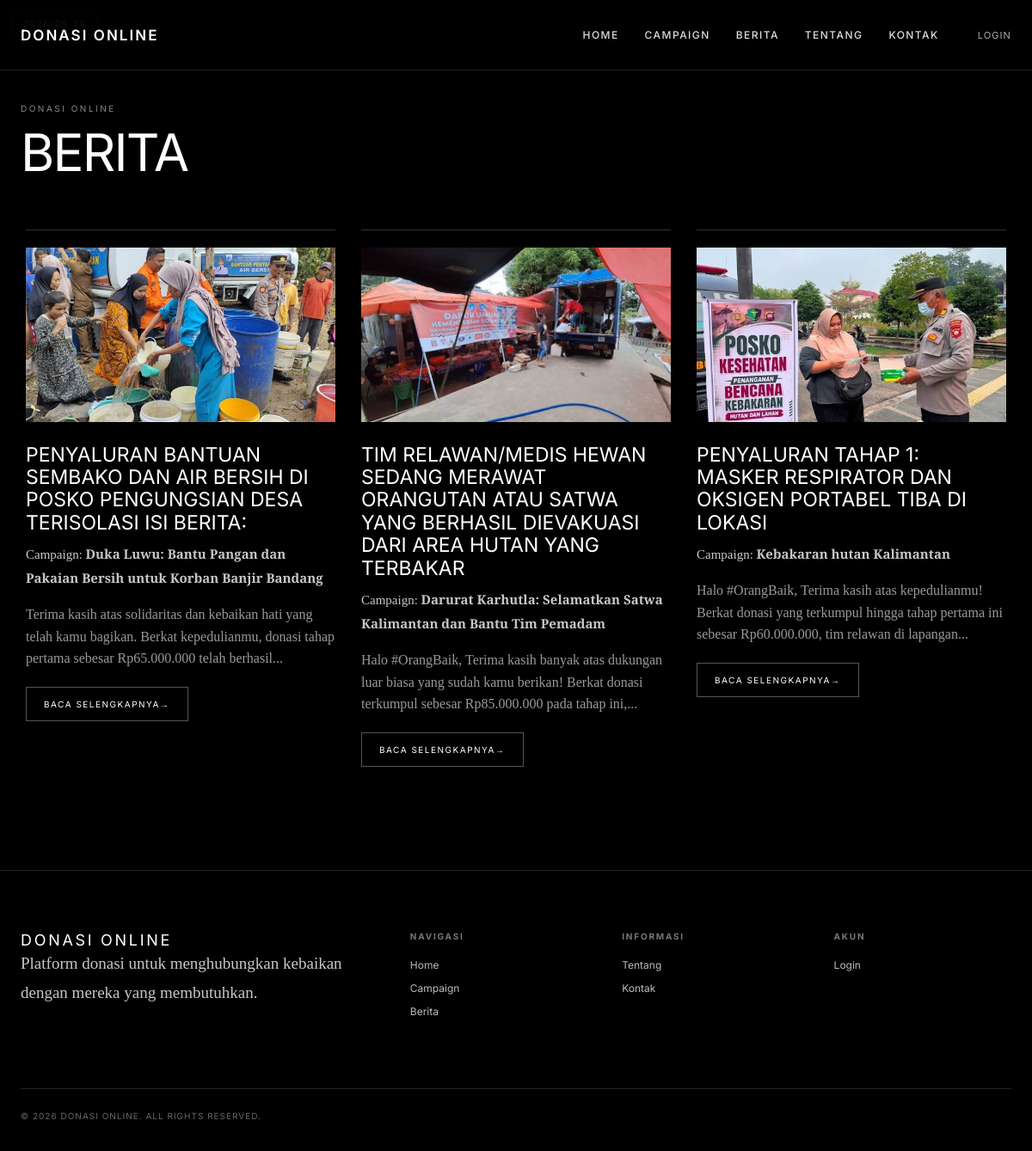
Screenshot of /pages/berita.php with the database file from the repository.
### tables this page shows
CREATE TABLE `berita` (
  `id_berita` int(10) UNSIGNED NOT NULL,
  `id_campaign` int(10) UNSIGNED NOT NULL,
  `id_admin` int(10) UNSIGNED NOT NULL,
  `judul` varchar(150) NOT NULL,
  `isi` text NOT NULL,
  `gambar` varchar(255) DEFAULT NULL,
  `tanggal` date NOT NULL DEFAULT curdate()
);

CREATE TABLE `campaign` (
  `id_campaign` int(10) UNSIGNED NOT NULL,
  `id_admin` int(10) UNSIGNED NOT NULL,
  `judul` varchar(150) NOT NULL,
  `deskripsi` text NOT NULL,
  `target_donasi` decimal(15,2) NOT NULL,
  `dana_terkumpul` decimal(15,2) NOT NULL DEFAULT 0.00,
  `gambar` varchar(255) DEFAULT NULL,
  `tanggal_mulai` date NOT NULL,
  `tanggal_batas` date NOT NULL,
  `status` enum('Aktif','Selesai','Ditutup') NOT NULL DEFAULT 'Aktif'
);

### pages/berita.php (the view, shortened to what this page needs)
<?php
require_once "../config/database.php";
$query = $pdo->query("
    SELECT
        berita.id_berita,
        berita.judul,
        berita.isi,
        berita.gambar,
        berita.tanggal,
        campaign.judul AS judul_campaign
    FROM berita
    INNER JOIN campaign
        ON berita.id_campaign = campaign.id_campaign
    ORDER BY berita.id_berita DESC
");
$berita = $query->fetchAll(PDO::FETCH_ASSOC);
?>
<!DOCTYPE html>
<html lang="id">
<head>
    <link
        rel="stylesheet"
        href="../assets/css/style.css"
    >
</head>
<body>
<header class="navbar">
    <div class="nav-container">
        <a
            href="../index.php"
            class="logo"
        >
            DONASI ONLINE
        </a>
        <nav class="nav-menu">
            <a href="../index.php">
                Home
            </a>
            <a href="campaign.php">
                Campaign
            </a>
            <a
                href="berita.php"
                class="active"
            >
                Berita
            </a>
            <a href="tentang.php">
                Tentang
            </a>
            <a href="kontak.php">
                Kontak
            </a>
        </nav>
        <div class="nav-user">
            <?php if (
                isset($_SESSION["login"]) &&
                $_SESSION["login"] === true
            ): ?>
                <span class="user-name">
                    <?= htmlspecialchars($_SESSION["nama"]) ?>
                </span>
                <a href="riwayat.php">
                    Riwayat
                </a>
                <a href="../auth/logout.php">
                    Logout
                </a>
            <?php else: ?>
                <a href="../auth/auth.php">
                    Login
                </a>
            <?php endif; ?>
        </div>
    </div>
</header>
<section class="section">
    <div class="section-header">
        <div>
            <p class="section-label">
                DONASI ONLINE
            </p>
            <h1 class="section-title">
                Berita
            </h1>
        </div>
    </div>
    <?php if (count($berita) > 0): ?>
        <div class="news-grid">
            <?php foreach ($berita as $b): ?>
                <article class="news-card">
                    <?php if (!empty($b["gambar"])): ?>
                        <div class="news-image">
                            <img
                                src="../uploads/berita/<?= htmlspecialchars($b["gambar"]); ?>"
                                alt="<?= htmlspecialchars($b["judul"]); ?>"
                            >
                        </div>
                    <?php endif; ?>
                    <div class="news-date">
                    </div>
                    <h3>
                        <?= htmlspecialchars($b["judul"]); ?>
                    </h3>
                    <p class="intro-text" style="font-size: 15px; margin-top: 10px;">
                        Campaign:
                        <strong><?= htmlspecialchars($b["judul_campaign"]); ?></strong>
                    </p>
                    <p class="campaign-description">
                        <?= htmlspecialchars(
                            mb_substr($b["isi"], 0, 150)
                        ); ?>...
                    </p>
                    <a
                        class="card-button"
                        href="detail_berita.php?id=<?= $b["id_berita"]; ?>"
                        style="margin-top: 20px;"
                    >
                        Baca Selengkapnya
                        <span>→</span>
                    </a>
                </article>
            <?php endforeach; ?>
        </div>
    <?php endif; ?>
</section>
<footer>
    <div class="footer-container">
        <div class="footer-top">
            <div>
                <div class="footer-brand">
                    DONASI ONLINE
                </div>
                <p class="intro-text">
                    Platform donasi untuk menghubungkan
                    kebaikan dengan mereka yang membutuhkan.
                </p>
            </div>
            <div class="footer-column">
                <h4>
                    Navigasi
                </h4>
                <a href="../index.php">
                    Home
                </a>
                <a href="campaign.php">
                    Campaign
                </a>
                <a href="berita.php">
                    Berita
                </a>
            </div>
            <div class="footer-column">
                <h4>
                    Informasi
                </h4>
                <a href="tentang.php">
                    Tentang
                </a>
                <a href="kontak.php">
                    Kontak
                </a>
            </div>
            <div class="footer-column">
                <h4>
                    Akun
                </h4>
                <?php if (
                    isset($_SESSION["login"]) &&
                    $_SESSION["login"] === true
                ): ?>
                    <a href="riwayat.php">
                        Riwayat Donasi
                    </a>
                    <a href="../auth/logout.php">
                        Logout
                    </a>
                <?php else: ?>
                    <a href="../auth/auth.php">
                        Login
                    </a>
                <?php endif; ?>
            </div>
        </div>
        <div class="footer-bottom">
            <span>
                © <?= date("Y") ?> Donasi Online.
                All rights reserved.
            </span>
        </div>
    </div>
</footer>
</body>
</html>

### assets/css/style.css (style rules this page uses)
:root { --black: #000; --white: #fff; --soft-white: #f4f4f4; --gray: #9b9b9b; --dark-gray: #181818; --line: #292929; --blue: #c3d9f3; --accent: #c9a227; --ease: cubic-bezier(0.16, 1, 0.3, 1); --max-width: 1280px; }
* { margin: 0; padding: 0; box-sizing: border-box; }
html { scroll-behavior: smooth; }
body { background: var(--black); color: var(--white); font-family: "Inter", sans-serif; overflow-x: hidden; }
a { color: inherit; text-decoration: none; }
img { display: block; width: 100%; }
.navbar { position: fixed; top: 0; left: 0; width: 100%; height: 82px; z-index: 9999; background: rgba(0, 0, 0, 0.92); border-bottom: 1px solid rgba(255,255,255,0.12); transition: background 0.35s ease, border-color 0.35s ease; }
.nav-container { width: min(100% - 48px, var(--max-width)); height: 100%; margin: auto; display: flex; align-items: center; justify-content: space-between; }
.logo { font-size: 17px; font-weight: 600; letter-spacing: 0.12em; text-transform: uppercase; white-space: nowrap; }
.nav-menu { display: flex; align-items: center; gap: 30px; margin-left: auto; margin-right: 45px; }
.nav-menu a { position: relative; font-size: 12px; font-weight: 500; letter-spacing: 0.12em; text-transform: uppercase; color: #ddd; transition: color 0.3s ease; }
.nav-menu a::after { content: ""; position: absolute; left: 0; bottom: -7px; width: 0; height: 1px; background: var(--accent); transition: width 0.35s var(--ease); }
.nav-user { display: flex; align-items: center; gap: 22px; }
.nav-user a { font-size: 11px; letter-spacing: 0.1em; text-transform: uppercase; color: #aaa; transition: color 0.3s ease; }
.section { width: min(100% - 48px, var(--max-width)); margin: auto; padding: 120px 0; }
.section-header { display: flex; justify-content: space-between; align-items: flex-end; gap: 30px; margin-bottom: 60px; }
.section-label { font-size: 10px; letter-spacing: 0.25em; text-transform: uppercase; color: #888; }
.section-title { margin-top: 15px; font-size: clamp(36px, 5vw, 65px); line-height: 1; font-weight: 400; letter-spacing: -0.03em; text-transform: uppercase; }
.intro-text { font-family: "Playfair Display", serif; font-size: 19px; line-height: 1.8; color: #c7c7c7; }
.campaign-description { margin-top: 15px; color: #999; font-family: "Playfair Display", serif; line-height: 1.6; }
.card-button { display: inline-flex; margin-top: 22px; padding: 13px 20px; border: 1px solid #555; font-size: 10px; letter-spacing: 0.15em; text-transform: uppercase; transition: 0.35s var(--ease); }
.news-grid { display: grid; grid-template-columns: repeat(auto-fit, minmax(300px, 360px)); justify-content: center; gap: 30px; }
.news-card { border-top: 1px solid #333; padding-top: 20px; transition: border-color 0.4s var(--ease), transform 0.4s var(--ease); }
.news-image { position: relative; aspect-ratio: 16 / 9; overflow: hidden; margin-bottom: 25px; }
.news-image img { height: 100%; object-fit: cover; transition: transform 0.8s ease; }
.news-date { position: absolute; top: 14px; left: 14px; z-index: 2; padding: 6px 12px; background: rgba(0, 0, 0, 0.75); border: 1px solid rgba(255, 255, 255, 0.25); backdrop-filter: blur(4px); font-size: 10px; letter-spacing: 0.15em; color: #ddd; text-transform: uppercase; }
.news-card h3 { margin-top: 12px; font-size: 23px; font-weight: 400; line-height: 1.15; text-transform: uppercase; transition: color 0.3s ease; }
footer { border-top: 1px solid #222; padding: 70px 0 35px; }
.footer-container { width: min(100% - 48px, var(--max-width)); margin: auto; }
.footer-top { display: grid; grid-template-columns: 2fr repeat(3, 1fr); gap: 40px; padding-bottom: 70px; }
.footer-brand { font-size: 18px; letter-spacing: 0.15em; text-transform: uppercase; }
.footer-column h4 { font-size: 10px; color: #777; letter-spacing: 0.18em; text-transform: uppercase; margin-bottom: 20px; }
.footer-column a { display: block; margin-bottom: 12px; font-size: 12px; color: #bbb; transition: color 0.3s; }
.footer-bottom { padding-top: 25px; border-top: 1px solid #222; display: flex; justify-content: space-between; color: #666; font-size: 10px; letter-spacing: 0.1em; text-transform: uppercase; }

### rows the page displays
berita: gambar (picture), judul "PENYALURAN BANTUAN SEMBAKO DAN AIR BERSIH DI POSKO PENGUNGSIAN DESA TERISOLASI ISI BERITA:", id_campaign.judul "Duka Luwu: Bantu Pangan dan Pakaian Bersih untuk Korban Banjir Bandang", isi "Terima kasih atas solidaritas dan kebaikan hati yang telah kamu bagikan. Berkat kepedulianmu, donasi tahap pertama sebesar Rp65.000.000 telah berhasil"
berita: gambar (picture), judul "TIM RELAWAN/MEDIS HEWAN SEDANG MERAWAT ORANGUTAN ATAU SATWA YANG BERHASIL DIEVAKUASI DARI AREA HUTAN YANG TERBAKAR", id_campaign.judul "Darurat Karhutla: Selamatkan Satwa Kalimantan dan Bantu Tim Pemadam", isi "Halo #OrangBaik, Terima kasih banyak atas dukungan luar biasa yang sudah kamu berikan! Berkat donasi terkumpul sebesar Rp85.000.000 pada tahap ini,"
berita: gambar (picture), judul "PENYALURAN TAHAP 1: MASKER RESPIRATOR DAN OKSIGEN PORTABEL TIBA DI LOKASI", id_campaign.judul "Kebakaran hutan Kalimantan", isi "Halo #OrangBaik, Terima kasih atas kepedulianmu! Berkat donasi yang terkumpul hingga tahap pertama ini sebesar Rp60.000.000, tim relawan di lapangan"
